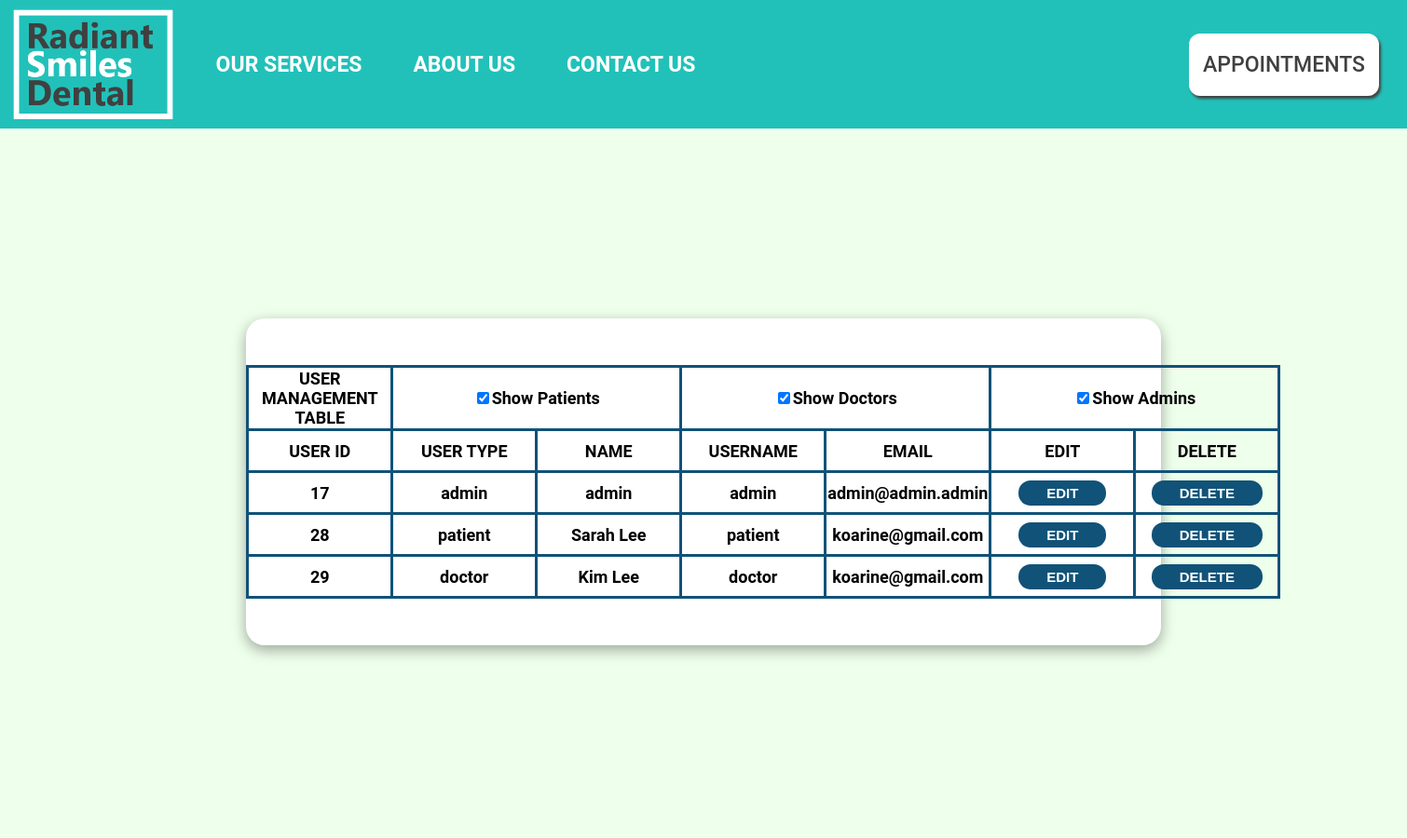
Page /usermanagement.php (signed in) on the earlier database version.
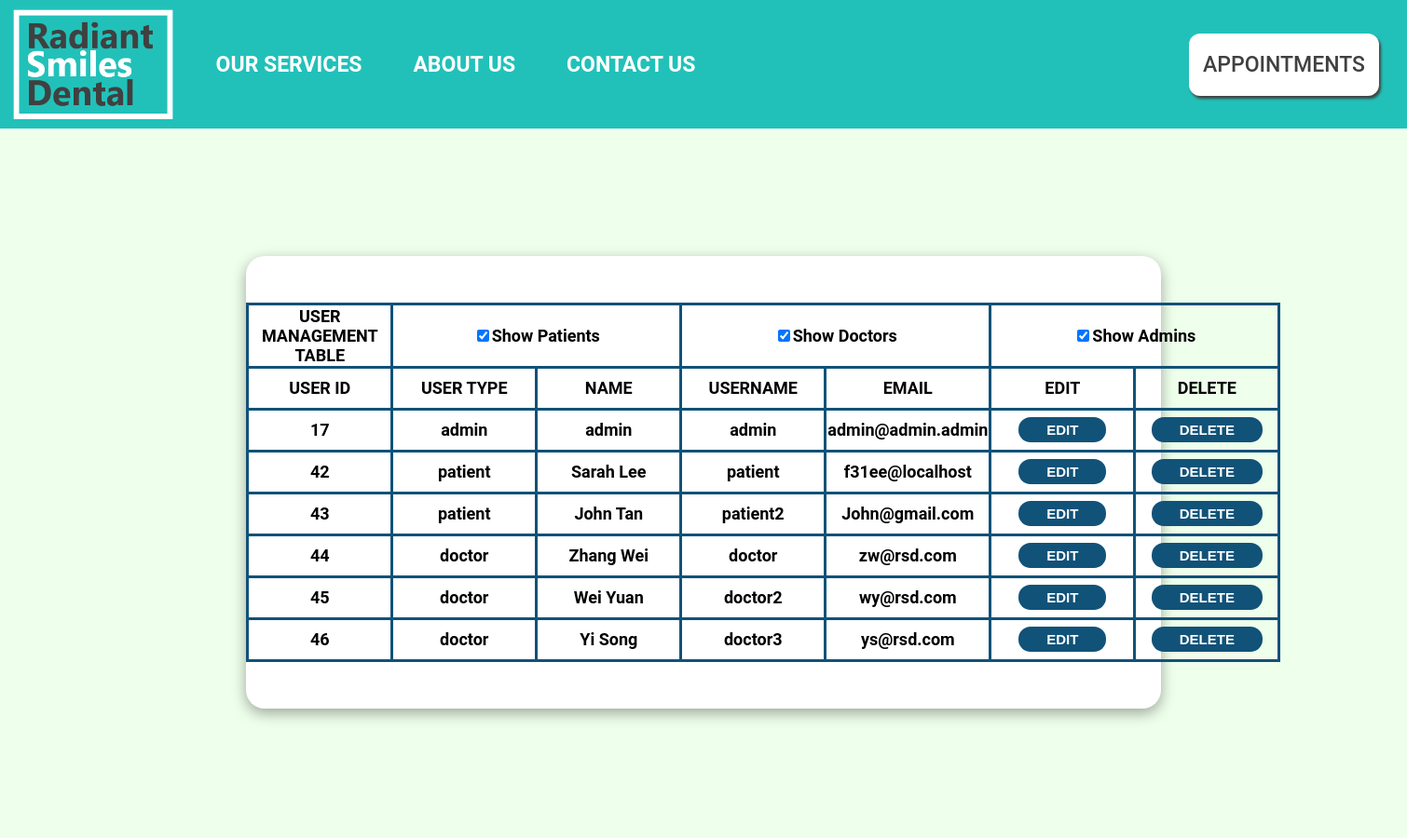
Same page on the later database version.
### tables this page shows
CREATE TABLE `users` (
  `user_id` int(11) NOT NULL,
  `username` varchar(50) NOT NULL,
  `user_password` varchar(255) NOT NULL,
  `user_type` enum('doctor','patient','admin') NOT NULL,
  `user_name` varchar(100) NOT NULL,
  `email` varchar(100) NOT NULL
);

### usermanagement.php (the view, shortened to what this page needs)
<!DOCTYPE html>
<html lang="en">
    <head>
    </head>
    <body onload="checkUsernameExists()">
        <header>
            <div id="left-header">
                <a href="index.html"><img src="images/logo.png" height = 85%></a>
            </div>
            <div id="mid-header">
                <a href="services.html" style="margin-left:2%">OUR SERVICES</a>
                <a href="about.html">ABOUT US</a>
                <a href="contact.php">CONTACT US</a>
            </div>
            <div id="right-header">
                <a href="login.php">APPOINTMENTS</a>
            </div>
        </header>
        <div id="blank"></div>
        <div id="lower">
            <div id="box">
                <table border="1" id="table">
                    <tr><td>USER MANAGEMENT TABLE</td>
                    <td colspan=2><input type="checkbox" id="patientc" onchange =cpatient() checked>Show Patients</td>
                    <td colspan=2><input type="checkbox" id="doctorc" onchange =cdoctor() checked>Show Doctors</td>
                    <td colspan=2><input type="checkbox" id="adminc" onchange =cadmin() checked>Show Admins</td><tr>
                    <tr><td>USER ID</td><td>USER TYPE</td><td>NAME</td><td>USERNAME</td><td>EMAIL</td> <td>EDIT</td><td>DELETE</td></tr>
                    <?php
                        $db = new mysqli("localhost","root","","dental");
                        $stmt=$db->query("SELECT * FROM users");
                        while($row=$stmt->fetch_assoc()){
                            $user_id=$row['user_id'];
                            $user_type=$row['user_type'];
                            $user_name= $row['user_name'];
                            $username=$row['username'];
                            $email=$row['email'];
                            echo "<tr class='$user_type'><td>$user_id</td><td>$user_type</td><td>$user_name</td><td>$username</td><td>$email</td>
                            <td><form action='useredit.php' method='POST'><input type='hidden' value='$user_id' name='link'><input type='submit' value='EDIT'></form></td>
                            <td><form action='php/deleteuser.php' method='POST'><input type='hidden' value='$user_id' name='link'><input type='submit' value='DELETE'></form></td></tr>";
                        }
                    ?>
                </table>
            </div>
        </div>
    </body>
</html>

### usermanagement.php (style rules this page uses)
html { height:100%; min-height: 1080x; padding:0; border:0; min-width: 1500px; scroll-behavior: smooth; }
body { background-color: white; height:100%; margin:0 ; min-height: 900px; }
#left-header a { height:100%; width:100%; display: flex; justify-content: center; align-items: center; }
#mid-header a { font-size: 23px; margin-left: 3%; font-weight: 600; color: white; padding: 20px 15px; border-radius: 12px; text-decoration: none; }
#right-header a { font-size: 23px; font-weight: 550; color: #404040; text-decoration: none; text-align: center; margin: auto; background-color: white; padding: 20px 15px; border-radius: 12px; box-shadow: 2px 3px 3px #404040; }
header { font-family: "Roboto", sans-serif; background-color: #21c1b9; height:15%; width: 100%; border: 0; position:fixed; min-width: 1050px; min-height:138px; }
#left-header { width: 12.5%; height: 100%; float: left; min-width: 200px; }
#mid-header { width: 55%; height: 100%; display: flex; align-items: center; float: left; }
#right-header { width: 17.5%; height: 100%; display: flex; align-items: center; float: right; text-align: center; min-width: 250px; }
#blank { height:15%; }
#lower { height:85%; width:100%; display: flex; align-items: center; text-align: center; background-color: rgb(238, 255, 235); }
#box { background-color: white; border-radius: 20px; width:65%; margin: auto; box-shadow: rgba(0, 0, 0, 0.35) 0px 5px 15px; display: flex; }
#table { margin: auto; text-align: left; font-family: "Roboto"; width: 70%; margin-top:50px; margin-bottom:50px; }
table { border-collapse: collapse; border: 3px solid #115278 ; border-radius:20px; font:roboto; font-weight:600; font-size:18px; }
td { text-align:center; min-width:150px; height:40px; border: 3px solid #115278; max-width:180px; word-wrap: break-word; }
tr { border: 3px solid #115278 ; }
input[type="submit"] { padding:5px 30px; background-color: #115278; border:none; border-radius:13px; color:white; font-weight:600; font-size:15px; transition:0.5s; }

Differences in the rows shown:
removed users: user_id "28", user_type "patient", user_name "Sarah Lee", username "patient", email "koarine@gmail.com"
removed users: user_id "29", user_type "doctor", user_name "Kim Lee", username "doctor", email "koarine@gmail.com"
added users: user_id "42", user_type "patient", user_name "Sarah Lee", username "patient", email "f31ee@localhost"
added users: user_id "43", user_type "patient", user_name "John Tan", username "patient2", email "John@gmail.com"
added users: user_id "44", user_type "doctor", user_name "Zhang Wei", username "doctor", email "zw@rsd.com"
added users: user_id "45", user_type "doctor", user_name "Wei Yuan", username "doctor2", email "wy@rsd.com"
added users: user_id "46", user_type "doctor", user_name "Yi Song", username "doctor3", email "ys@rsd.com"
